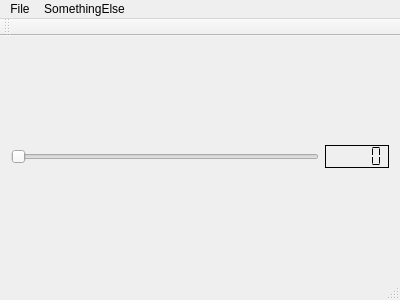
<?xml version="1.0" encoding="UTF-8"?>
<ui version="4.0">
 <class>MainWindow</class>
 <widget class="QMainWindow" name="MainWindow">
  <property name="geometry">
   <rect>
    <x>0</x>
    <y>0</y>
    <width>400</width>
    <height>300</height>
   </rect>
  </property>
  <property name="windowTitle">
   <string>MainWindow</string>
  </property>
  <widget class="QWidget" name="centralWidget">
   <layout class="QGridLayout" name="gridLayout">
    <item row="0" column="0">
     <widget class="QSlider" name="horizontalSlider">
      <property name="orientation">
       <enum>Qt::Horizontal</enum>
      </property>
     </widget>
    </item>
    <item row="0" column="1">
     <widget class="QLCDNumber" name="lcdNumber">
      <property name="frameShadow">
       <enum>QFrame::Plain</enum>
      </property>
      <property name="segmentStyle">
       <enum>QLCDNumber::Flat</enum>
      </property>
     </widget>
    </item>
   </layout>
  </widget>
  <widget class="QMenuBar" name="menuBar">
   <property name="geometry">
    <rect>
     <x>0</x>
     <y>0</y>
     <width>400</width>
     <height>25</height>
    </rect>
   </property>
   <widget class="QMenu" name="menuFile">
    <property name="title">
     <string>File</string>
    </property>
    <addaction name="actionOpen"/>
    <addaction name="separator"/>
   </widget>
   <widget class="QMenu" name="menuSomethingElse">
    <property name="title">
     <string>SomethingElse</string>
    </property>
    <widget class="QMenu" name="menuSomeOperation">
     <property name="title">
      <string>SomeOperation</string>
     </property>
     <addaction name="actionAnother"/>
     <addaction name="actionAndCheckBox"/>
    </widget>
    <addaction name="menuSomeOperation"/>
   </widget>
   <addaction name="menuFile"/>
   <addaction name="menuSomethingElse"/>
  </widget>
  <widget class="QToolBar" name="mainToolBar">
   <attribute name="toolBarArea">
    <enum>TopToolBarArea</enum>
   </attribute>
   <attribute name="toolBarBreak">
    <bool>false</bool>
   </attribute>
  </widget>
  <widget class="QStatusBar" name="statusBar"/>
  <action name="actionOpen">
   <property name="text">
    <string>Save</string>
   </property>
   <property name="shortcut">
    <string>Ctrl+S</string>
   </property>
  </action>
  <action name="actionAnother">
   <property name="text">
    <string>Another</string>
   </property>
  </action>
  <action name="actionAndCheckBox">
   <property name="checkable">
    <bool>true</bool>
   </property>
   <property name="text">
    <string>AndCheckBox</string>
   </property>
   <property name="shortcut">
    <string>Ctrl+0</string>
   </property>
  </action>
 </widget>
 <layoutdefault spacing="6" margin="11"/>
 <resources/>
 <connections>
  <connection>
   <sender>horizontalSlider</sender>
   <signal>valueChanged(int)</signal>
   <receiver>lcdNumber</receiver>
   <slot>display(int)</slot>
   <hints>
    <hint type="sourcelabel">
     <x>135</x>
     <y>134</y>
    </hint>
    <hint type="destinationlabel">
     <x>279</x>
     <y>136</y>
    </hint>
   </hints>
  </connection>
 </connections>
</ui>
